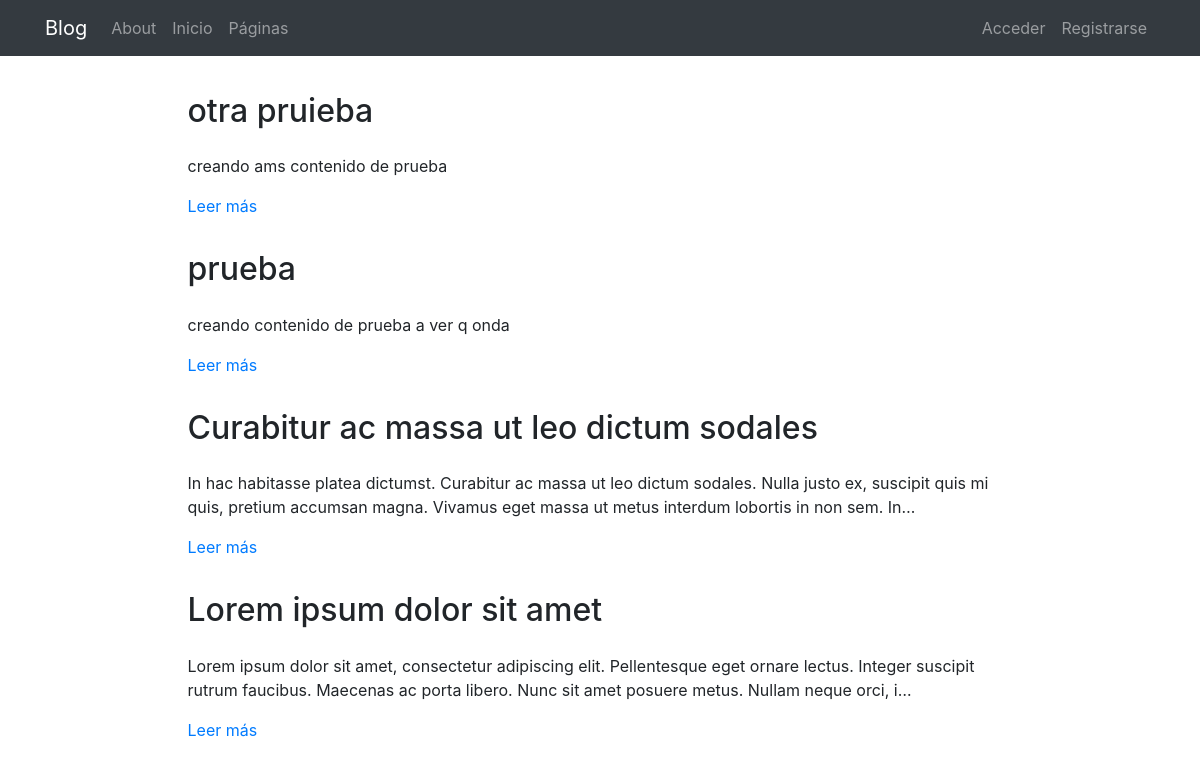
The page /pages on the database as committed earlier.
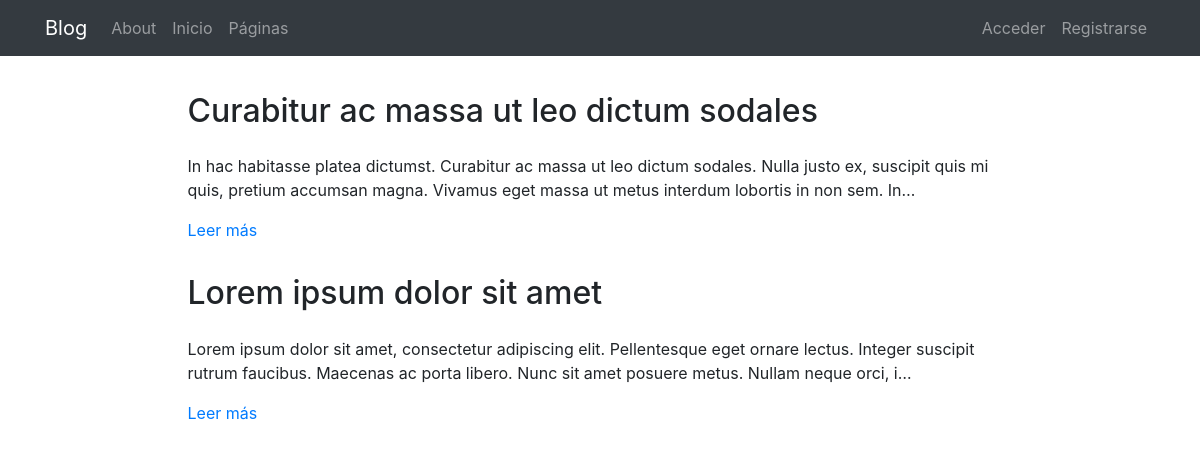
The same page on the database as committed later.
### pages/models.py (models this page shows, shortened)
class Page(models.Model):
    title = models.CharField(verbose_name="Título", max_length=200)
    subtitle = models.CharField(verbose_name="Subtítulo", max_length=200)
    content = RichTextField(verbose_name="Contenido")
    order = models.SmallIntegerField(verbose_name="Orden", default=0)
    created = models.DateTimeField(auto_now_add=True, verbose_name="Fecha de creación")
    updated = models.DateTimeField(auto_now=True, verbose_name="Fecha de edición")
    class Meta:
        verbose_name = "página"
        verbose_name_plural = "páginas"
        ordering = ['order', 'title']

### pages/views.py (the view)
# urls.py: path('', PageListView.as_view(), name='pages'),
class PageListView(ListView):
    model=Page

### pages/templates/pages/page_list.html (shortened to what this page needs)
{% extends 'core/base.html' %}
{% load static %}
{% block content %}
<main role="main">
  <div class="container mb-4">
    {% for page in page_list|dictsort:"id" reversed %}
      <div class="row mt-3">
        <div class="col-md-9 mx-auto">
          <h2 class="mb-4">{{page.title}}</h2>
          <div>
            <p>{{page.content|striptags|safe|truncatechars:"200"}}</p>
            <p><a href="{% url 'pages:page' page.id page.title|slugify %}">Leer más</a>
            </p>
          </div>
        </div>
      </div>
    {% endfor %}
  </div>
</main>
{% endblock %}

### core/templates/core/base.html (shortened to what this page needs)
<!DOCTYPE html>
<html lang="es">
  <head>
    {% load static %}
    <link href="{% static 'core/vendor/bootstrap/css/bootstrap.min.css' %}" rel="stylesheet">
    <link href="{% static 'core/vendor/font-awesome/css/font-awesome.min.css' %}" rel="stylesheet" type="text/css">
    <link href="{% static 'core/css/main.css' %}" rel="stylesheet">
  </head>
  <body>
    <body>
      <nav class="navbar navbar-expand-lg navbar-dark bg-dark">
        <div class="container">
          <a class="navbar-brand" href="{% url 'home' %}">Blog</a>
          <div class="collapse navbar-collapse" id="ned">
            <ul class="navbar-nav mr-auto">
              <li class="nav-item">
                <a class="nav-link" href="{% url 'about' %}">About</a>
              </li>
              <li class="nav-item">
                <a class="nav-link" href="{% url 'home' %}">Inicio</a>
              </li>
              <li class="nav-item">
                <a class="nav-link" href="{% url 'pages:pages' %}">Páginas</a>
              </li>
            </ul>
            <ul class="navbar-nav">
              {% if not request.user.is_authenticated %}
                <li class="nav-item">
                  <a class="nav-link" href="{% url 'login' %}">Acceder</a>
                </li>
                <li class="nav-item">
                  <a class="nav-link" href="{% url 'signup' %}">Registrarse</a>
                </li>
              {% endif %}
            </ul>
          </div>
        </div>
      </nav>
      {% block content %}{% endblock %}
  </body>
</html>

### pages/templates/pages/includes/pages_menu.html (shortened to what this page needs)
{% load static %}

### core/static/core/css/main.css (style rules this page uses)
main { padding-top: 20px; }
:root { --jumbotron-padding-y: 3rem; }

Rows that differ between the two databases and show on the page:
removed Page: title "otra pruieba", content "creando ams contenido de prueba"
removed Page: title "prueba", content "creando contenido de prueba a ver q onda"
